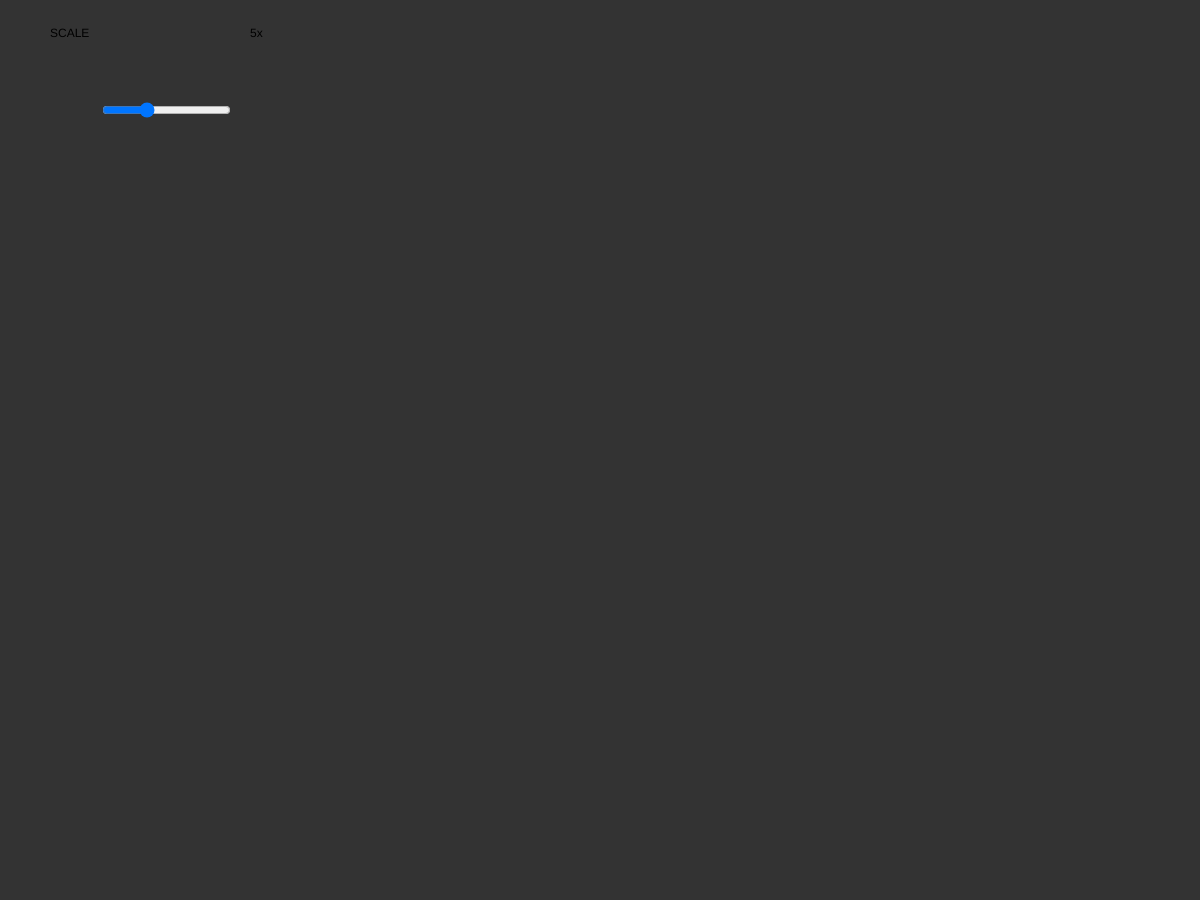
Frame 1 (no input)
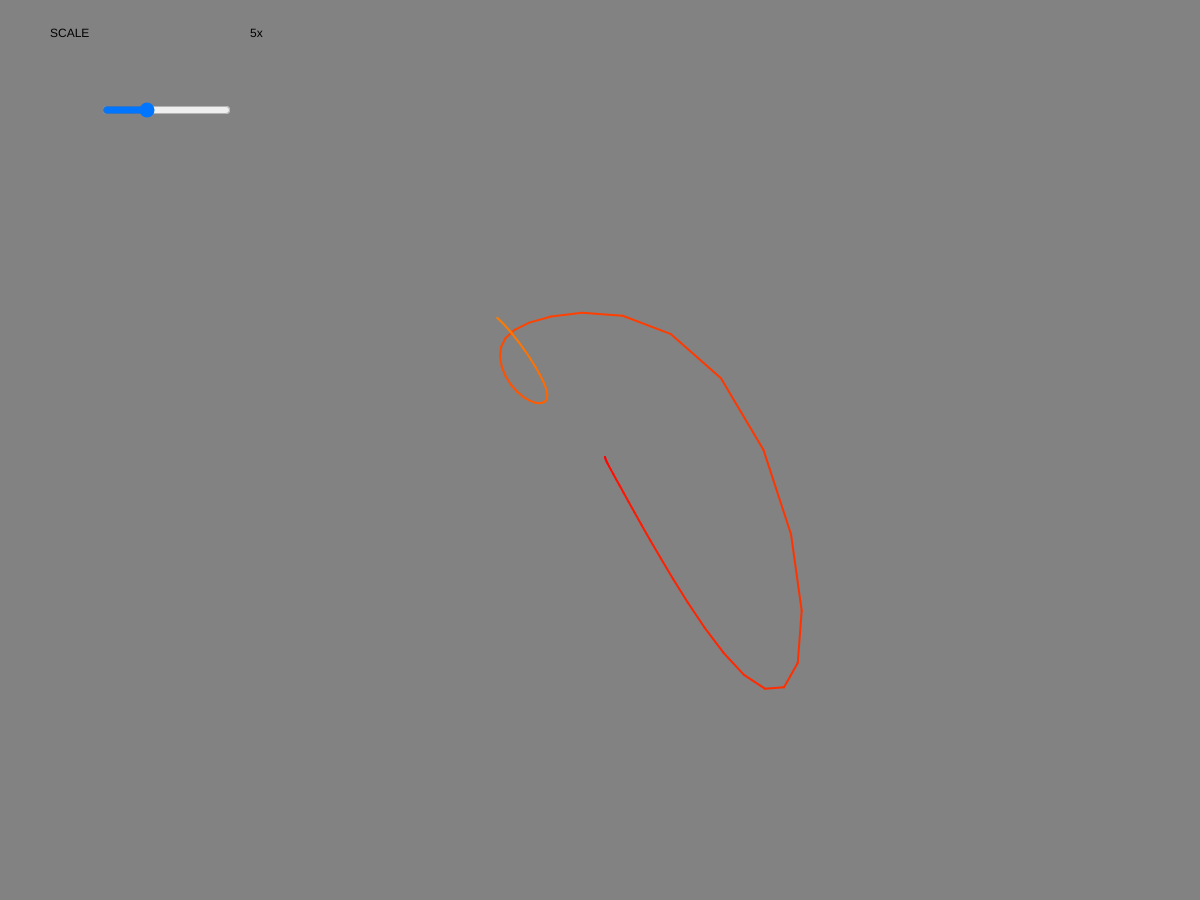
Frame 60 (no input)
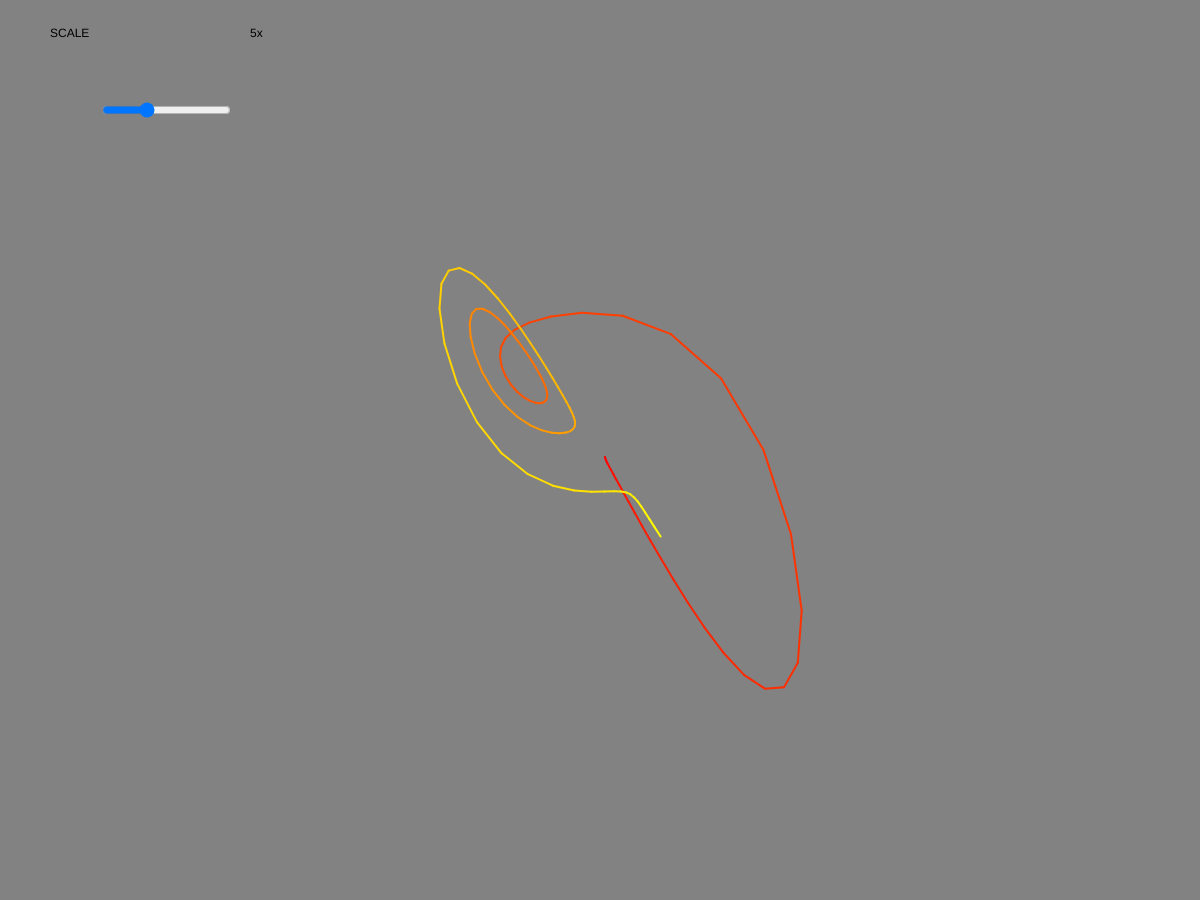
Frame 120 (the mouse pressed at the canvas centre since frame 60)

The p5.js sketch that drew these frames (run headless with seeded random() and noise() and a simulated clock; from frame 60 on, the mouse is pressed at the canvas centre):

// p5.js sketch
// ── sketch.js
"use strict";

var x = 1;		
var y = 1;		
var z = 1;
var sigma = 25.9;//17.4  //default=10   //sigma	
var rho = 41;//47.9   //default=28	//rho	
var beta = 7.8;//5.6 //default=8/3		//beta
var dx;
var dy;
var dz;
var dt = 0.01;
var scl;
var px = [];
var py = [];
var pz = [];
var i = 0;

var getSigma;
var getRho;
var getBeta;

var getX;
var getY;
var getZ;
var get_dT;

var debugging=true;
var set_x_y_z=false;


var scale_slider;


function setup() {
	createCanvas(windowWidth, windowHeight - 100);


	background(51);

	if(!debugging){
	getSigma = prompt("Enter value for sigma:range(0,30)", 10);
	getRho = prompt("Enter value for rho:range(0,99)", 28);
	getBeta = prompt("Enter value for beta:range(0,29)", 2.6666);
	sigma= parseFloat(getSigma);
	rho= parseFloat(getRho);
	beta= parseFloat(getBeta);
	if(set_x_y_z){
		getX = prompt("Enter value for X:range(0,20)", 1);
		getY = prompt("Enter value for Y:range(0,29)", 1);
		getZ = prompt("Enter value for Z:range(0,20)",1);
		get_dT = prompt("Enter value for dT:range(0.01,0.2)", 0.01);
		x= parseFloat(getX);
		y= parseFloat(getY);
		z= parseFloat(getZ);
		dt=parseFloat(get_dT);

	}
	}
	console.log("sigma:" + sigma);
	console.log("rho:" + rho);
	console.log("beta:" + beta);
	

	scale_slider = createSlider(0.1, 15, 5, 0.01);
	scale_slider.position(100,100)	
}


function bg() {
	background(51);
}


function setPoints() {

	dx = (sigma * (y - x)) * dt;
	dy = (x * (rho - z) - y) * dt;
	dz = ((x * y) - (beta * z)) * dt;
	x += dx;
	y += dy;
	z += dz;
}




function lines() {
	var ranr;

	px[i] = x;
	py[i] = y;

	colorMode(HSB);


	for (var j = 0; j < i; j += 1) {
		push();


		stroke(j / 2 % 255, 255, 100);
		strokeWeight(2 / scl);
		beginShape();

		vertex(px[j - 1], py[j - 1]);
		vertex(px[j], py[j]);

		endShape();

		pop();


	}
	i++;

}



function draw() {
	background(51);
	
	
	scl = scale_slider.value();
	text('SCALE',50,37)
	text(scl+'x',250,37)
	scale(scl);
	translate(width / 2 / scl, height / 2 / scl);
	setPoints();
	lines();

	
	
	


}









// ── sketch_prepacked.js
var setup, bg, setPoints, render_line, draw, scale_slider, shape_closed, set_x_y_z, debugging, get_dT, getZ, getY, getX, getBeta, getRho, getSigma, i, pz, py, px, scl, dt, dz, dy, dx, beta, rho, sigma, z, y, x;
(function () {
  "use strict";

  var _$0 = this;

  function _0() {
    //setup function loads once only when webpage loads
    createCanvas(windowWidth, windowHeight - 100);
    background(51); //sets background to gray 

    if (!_$0.debugging) {
      //when not debugging takes input (sigma,rho,beta) from user
      _$0.getSigma = prompt("Enter value for sigma:range(0,30)", 10);
      _$0.getRho = prompt("Enter value for rho:range(0,99)", 28);
      _$0.getBeta = prompt("Enter value for beta:range(0,29)", 2.6666);
      _$0.sigma = _$0.parseFloat(_$0.getSigma);
      _$0.rho = _$0.parseFloat(_$0.getRho);
      _$0.beta = _$0.parseFloat(_$0.getBeta);

      if (_$0.set_x_y_z) {
        ////takes inital coordinate input(x,y,z) from user
        _$0.getX = prompt("Enter value for X:range(0,20)", 1);
        _$0.getY = prompt("Enter value for Y:range(0,29)", 1);
        _$0.getZ = prompt("Enter value for Z:range(0,20)", 1);
        _$0.get_dT = prompt("Enter value for dT:range(0.01,0.2)", 0.01);
        _$0.x = _$0.parseFloat(_$0.getX);
        _$0.y = _$0.parseFloat(_$0.getY);
        _$0.z = _$0.parseFloat(_$0.getZ);
        _$0.dt = _$0.parseFloat(_$0.get_dT);
      }
    }

    _$0.console.log("sigma:" + _$0.sigma); //you can see values of system varibles in console


    _$0.console.log("rho:" + _$0.rho);

    _$0.console.log("beta:" + _$0.beta);

    _$0.scale_slider = createSlider(0.1, 15, 5, 0.01); //creating slider

    _$0.scale_slider.position(100, 100);
  }

  function _1() {
    background(51);
  }

  function _2() {
    //function to decide next (x,y,z) based on current (x,y,z)
    _$0.dx = _$0.sigma * (_$0.y - _$0.x) * _$0.dt;
    _$0.dy = (_$0.x * (_$0.rho - _$0.z) - _$0.y) * _$0.dt;
    _$0.dz = (_$0.x * _$0.y - _$0.beta * _$0.z) * _$0.dt;
    _$0.x += _$0.dx;
    _$0.y += _$0.dy;
    _$0.z += _$0.dz;
  }

  function _3() {
    //function to draw line b/w all coordinates
    _$0.px[_$0.i] = _$0.x;
    _$0.py[_$0.i] = _$0.y;
    colorMode(HSB);

    for (var j = 0; j < _$0.i; j += 10) {
      stroke((_$0.i - j) / 8 % 255, 255, 100);
      strokeWeight(2 / _$0.scl);
      noFill();
      beginShape(); //begins drawing of shape

      vertex(_$0.px[j], _$0.py[j]); //set vertices

      vertex(_$0.px[j + 1], _$0.py[j + 1]);
      vertex(_$0.px[j + 2], _$0.py[j + 2]);
      vertex(_$0.px[j + 3], _$0.py[j + 3]);
      vertex(_$0.px[j + 4], _$0.py[j + 4]);
      vertex(_$0.px[j + 5], _$0.py[j + 5]);
      vertex(_$0.px[j + 6], _$0.py[j + 6]);
      vertex(_$0.px[j + 7], _$0.py[j + 7]);
      vertex(_$0.px[j + 8], _$0.py[j + 8]);
      vertex(_$0.px[j + 9], _$0.py[j + 9]);
      vertex(_$0.px[j + 10], _$0.py[j + 10]);
      vertex(_$0.px[j + 11], _$0.py[j + 11]);
      if (_$0.shape_closed) endShape(CLOSE); // **EXPERIMENTAL joins each 10th point to 1st point
      else endShape(); //end of drawing shape
    }

    _$0.i++; //increments index of location array px[],py[],pz[]
  }

  function _4() {
    //draw function gets called repeatedly to create amination
    background(51); //gray background

    _$0.scl = _$0.scale_slider.value(); //sets scaling factor = slider value

    text('SCALE', 50, 37);
    text(_$0.scl + 'x', 250, 37);
    scale(_$0.scl); // to zoom in or zoom out in canvas

    translate(width / 2 / _$0.scl, height / 2 / _$0.scl); //translates from (0,0)[top-left corner] to (width/2,height/2)[center of canvas]

    _$0.setPoints(); //calculate next point


    _$0.render_line(); //draw line

  }

  setup = _0;
  bg = _1;
  setPoints = _2;
  render_line = _3;
  draw = _4;
  scale_slider = void 0;
  shape_closed = void 0;
  set_x_y_z = void 0;
  debugging = void 0;
  get_dT = void 0;
  getZ = void 0;
  getY = void 0;
  getX = void 0;
  getBeta = void 0;
  getRho = void 0;
  getSigma = void 0;
  i = void 0;
  pz = void 0;
  py = void 0;
  px = void 0;
  scl = void 0;
  dt = void 0;
  dz = void 0;
  dy = void 0;
  dx = void 0;
  beta = void 0;
  rho = void 0;
  sigma = void 0;
  z = void 0;
  y = void 0;
  x = void 0;
  x = 1;
  y = 1;
  z = 1;
  sigma = 25.9;
  rho = 41;
  beta = 7.8;
  dt = 0.01;
  px = [];
  py = [];
  pz = [];
  i = 0;
  debugging = true;
  set_x_y_z = false;
  shape_closed = true;
}).call(this);
